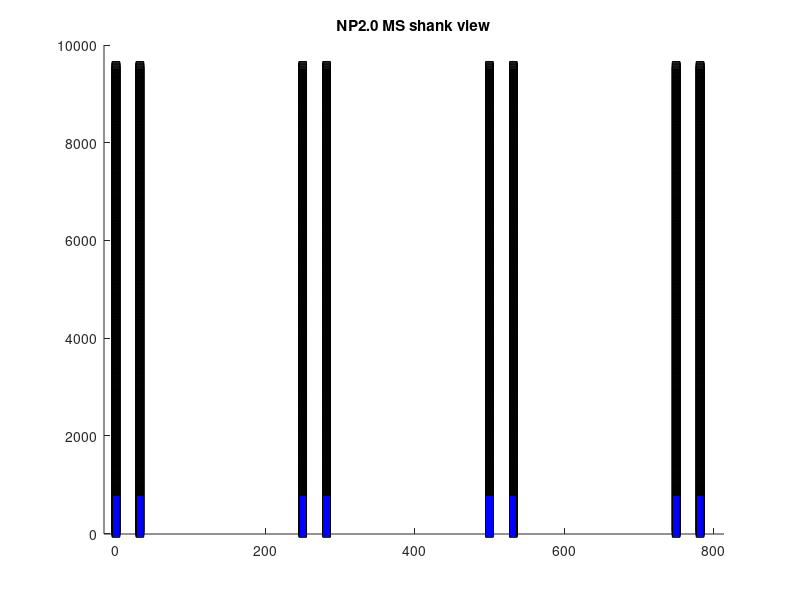

The MATLAB script that drew this image:
function nptype24_imro

% Build imro tables for some useful four-shank combinations;
% also plot that selection.
%
% Output is saved in the directory where this script is run.
%
% patternType = 0 all sites on "shankChoice" starting from "botRow", 0-448
% patternType = 1 horizontal stripe of 96-channel height across all four
%                   shanks starting from "botRow", valid values = 0-592
% patternType = 2 two horizontal stripes of 48-channels across all 4 shanks;
%                   one starting from botRow, the other as close as possible
%                   to botRow_secondary
% patternType = 3 freeform assignment of shank and bank for 8 channel groups


patternType = 1;
shankChoice = 0;          % 0-3, needed for patternType 0
botRow =  0;              % used for single stripe (patternType 1), primary stripe in 2-stripe (patternType 2)
botRow_secondary = 320;   % used for 2nd stripe in two stripe (patternType 2)
refElec = 0;              % 0 for external, 1-4 for tip reference on shank 0-3


% for patternType = 3, edit arrays of shank + bank in case 3 below
blockShank = [0,1,3,0,1,2,3,0];
blockBank = [0,0,0,0,0,0,0,0];


shank = zeros(384,1,'single');
bank = zeros(384,1,'single');
elecInd = zeros(384,1,'single');
chans = zeros(384,1,'int32');

chans(:,1) = 0:383; % 384 channels
bMapOK = 1;

switch patternType

    case 0
        % make a map with all sites on one shank, starting from electrode row n
        nameStr = sprintf( 'NPtype24_shank%d_botRow%d_ref%d', shankChoice, botRow, refElec );
        shank = shank + shankChoice;
        elecInd = botRow*2:(botRow*2 + 383);
        for i = 1:numel(elecInd)
            [bank(i), chans(i)] = ElecToChan( shank(i), elecInd(i) );
        end

    case 1
        % horizontal stripe of 2 channel blocks (96 sites) across all four shanks
        shElecInd = (botRow*2:(botRow*2 + 95)); % these are the electrode indices on each shank
        nameStr = sprintf( 'NPtype24_hStripe_botRow%d_ref%d', botRow, refElec );
        % loop over shanks; for each, calculate the channels that correspond
        % to these electrode indices
        nE = 96; % electrodes in pattern per shank
        for sI = 0:3
            for i = 1:nE
                gEInd = sI*nE + i; % current electrode index for whole probe, plus one for MATLAB
                elecInd(gEInd) = shElecInd(i); % electrode index in whole selected set
                shank(gEInd) = sI;
                [bank(gEInd), chans(gEInd)] = ElecToChan( sI, elecInd(gEInd) );
                % fprintf("%d,%d,%d\n", bank(gEInd), chans(gEInd), elecInd(gEInd) );
            end
        end

    case 2
        % two horizontal stripes with 48 channels, 24 rows each, across all 4 shanks
        % botRow will be used as given; secondary_botRow will be shifted to
        % the nearest legal row -- this shift can be as large as 24 rows
        % nearest legal row for 2nd stripe is botRow + (2*n + 1)*24, where n is an integer
        n = round(((((botRow_secondary - botRow)/24) - 1)/2),0);
        bot2_legal = botRow + (2*n + 1)*24;

        shElecInd = [botRow*2:(botRow*2 + 47), bot2_legal*2:(bot2_legal*2 + 47)]; % these are the electrode indices on each shank
        shElecInd = sort(shElecInd);
        nameStr = sprintf( 'NPtype24_s1_%d_s2_%d_ref%d', botRow, bot2_legal, refElec );
        % loop over shanks; for each, calculate the channels that correspond
        % to these electrode indices
        nE = 96; % electrodes in pattern per shank
        for sI = 0:3
            for i = 1:nE
                gEInd = sI*nE + i; % current electrode index for whole probe, plus one for MATLAB
                elecInd(gEInd) = shElecInd(i); % electrode index in whole selected set
                shank(gEInd) = sI;
                [bank(gEInd), chans(gEInd)] = ElecToChan( sI, elecInd(gEInd) );
                % fprintf("%d,%d,%d\n", bank(gEInd), chans(gEInd), elecInd(gEInd) );
            end
        end

    case 3
        % specify shank and bank for each of the 8 allowed blocks.
        % note that these blocks appear in different parts of the bank on each shank
        % check figure 2 in the manual for where those blocks will be located
        nameStr = sprintf( 'NPtype24_byGroup_ref%d', refElec );
        for bI = 0:7
            for chanInBlock = 0:47  % 48 channels in each block
                gEInd = bI*48 + chanInBlock + 1; % current electrode index for whole probe, plus one for MATLAB
                shank(gEInd) = blockShank(bI+1);
                bank(gEInd) = blockBank(bI+1);
                chans(gEInd) = bI*48 + chanInBlock;
                elecInd(gEInd) = ChanToElec( shank(gEInd), bank(gEInd), bI, chanInBlock );
            end
        end


    otherwise
        fprintf('unknown pattern type\n');
        return;
end

% warn if there are duplicate channels
for i = 1:384
    if sum( chans(1:i-1)==chans(i) ) > 0
        fprintf( "duplicate channels => impossible map\n" );
        bMapOK = 0;
    end
end

if bMapOK
    % open a new file wherever we are
    fileName = [nameStr,'.imro'];
    nmID = fopen(fileName,'w');

    [chans,sortI] = sort(chans);
    bank = int32(bank(sortI));
    shank = int32(shank(sortI));
    elecInd = elecInd(sortI);

    % imro table
    % print first entry, specifying probe type and number of channels
    fprintf(nmID,'(%d,%d)', 24, 384);
    for i = 1:numel(chans)
        fprintf(nmID,'(%d %d %d %d %d)', chans(i), shank(i), bank(i), refElec, elecInd(i) );
    end
    fprintf(nmID, '\n');

    fclose(nmID);

    % make a plot of all the electrode positions
    [~,~,~] = PlotElec24(shank, bank, chans, elecInd);
end

end

function [ chans, chanPos, chanShank ] = PlotElec24( shank, bank, chans, elecInd )

    % NP 2.0 MS (4-shank), probe type 24 electrode positions
    nElec = 1280;   % per shank; pattern repeats for the four shanks
    vSep = 15;      % in um
    hSep = 32;

    elecPos = zeros(nElec, 2);

    elecPos(1:2:end,1) = 0;                % sites 0,2,4...
    elecPos(2:2:end,1) =  hSep;            % sites 1,3,5...

    % fill in y values
    viHalf = (0:(nElec/2-1))';                % row numbers
    elecPos(1:2:end,2) = viHalf * vSep;       % sites 0,2,4...
    elecPos(2:2:end,2) = elecPos(1:2:end,2);  % sites 1,3,5...

    chanPos = elecPos(elecInd+1,:);
    chanShank = shank;

    % make a plot of all the electrode positions
    figure(1)
    shankSep = 250;
    for sI = 0:3
        cc = find(shank == sI);
        scatter( shankSep*sI + elecPos(:,1), elecPos(:,2), 30, 'k', 'square' ); hold on;
        scatter( shankSep*sI + chanPos(cc,1), chanPos(cc,2), 20, 'b', 'square', 'filled' ); hold on;
    end
    xlim([-16,3*shankSep+64]);
    ylim([-10,10000]);
    title('NP2.0 MS shank view');
    hold off;

end

function [bank, chan] = ElecToChan( shank, elecInd )

% electrode to channel map
elecMap = zeros(4,8,'single');
elecMap(1,:) = [0,2,4,6,5,7,1,3];
elecMap(2,:) = [1,3,5,7,4,6,0,2];
elecMap(3,:) = [4,6,0,2,1,3,5,7];
elecMap(4,:) = [5,7,1,3,0,2,4,6];

bank = floor(elecInd/384);

% which block within the bank?
blockID = floor((elecInd - bank*384)/48);

% which channel within the block?
subBlockInd = mod((elecInd - bank*384), 48);

% get the channel number for that shank, bank, and block combo
chan = 48*elecMap(shank+1, blockID+1) + subBlockInd;

end

function elecInd = ChanToElec( shank, bank, block, chanInBlock )

% blockMap blockIndex -> position on shank
blockMap = zeros(4,8,'single');
blockMap(1,:) = [0,6,1,7,2,4,3,5];
blockMap(2,:) = [6,0,7,1,4,2,5,3];
blockMap(3,:) = [2,4,3,5,0,6,1,7];
blockMap(4,:) = [4,2,5,3,6,0,7,1];

% bank, shank, block, chanInBlock and electInd all zero based
elecInd = bank*384 + 48*(blockMap(shank+1,block+1)) + chanInBlock;

end


